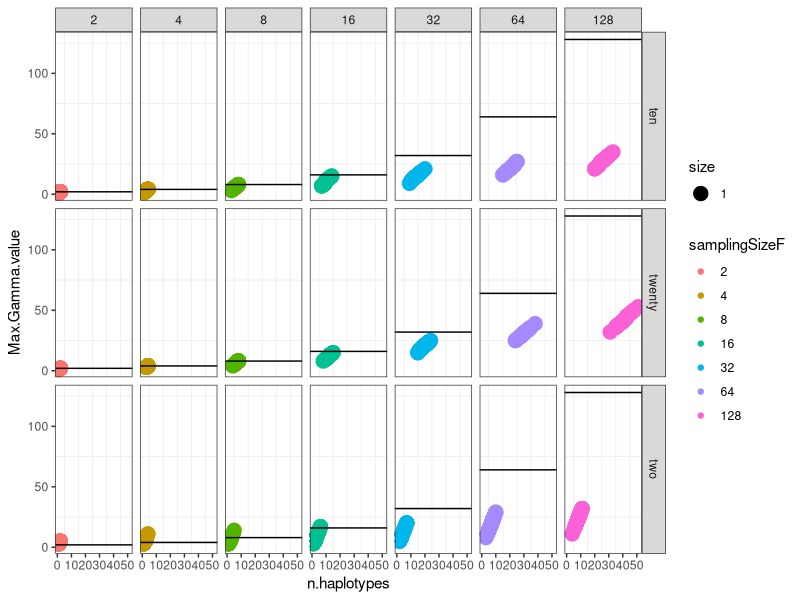
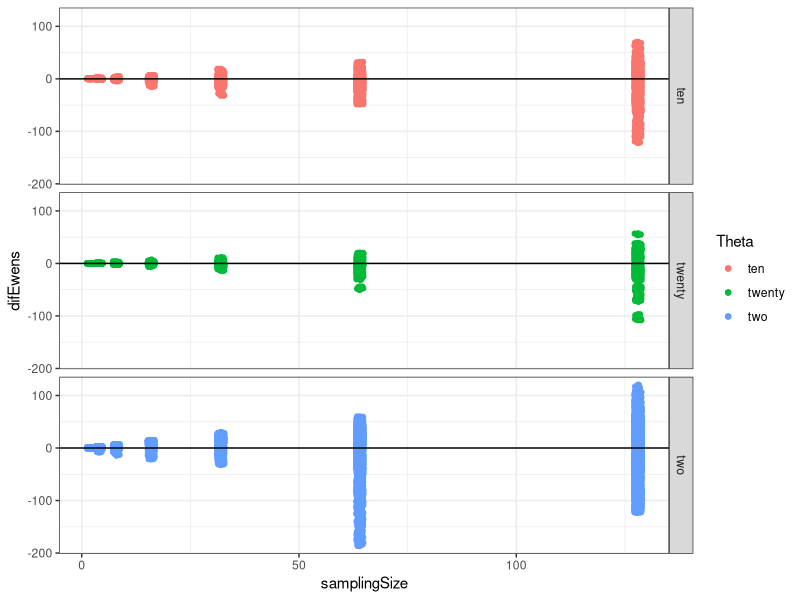

These charts were generated, in order, by the following R code: (Note: this script raises an error after producing the figures.)
## ---- chunk 1
setwd("~/GitHub/QuBar")

#install.packages("ggplot2")
library(ggplot2)

# now we have the dataframe "gammaData_13jul" with all the updated gamma values 
fullgammaData<-read.csv("gammaData_13Jul.csv",header=T) 
#JOHN: this one is the updated file after your new twist on gamma, I deleted the other one

# taking out data with growth
gammaData<-subset(fullgammaData,fullgammaData$Growth=="no")
droplevels(gammaData)->gammaData

# making factors for the ggplot2 plots
factor(gammaData$samplingSize,levels=c(2,4,8,16,32,64,128))->gammaData$samplingSizeF

# subsetting small sampling sizes to see better what happen there
#minigamma<-gammaData[gammaData$samplingSize<33,]

# plotting with ggplot, need to fix legends
#http://www.cookbook-r.com/Graphs/Legends_(ggplot2)/
# Fig X2a
#ggplot(gammaData, aes(x = samplingSize,y=Max.Gamma.value,fill=Theta,color=Theta)) + theme_bw()+geom_point()+geom_abline()+xlab("simulated sampling size") + ylab("predicted sampling size") 

# Fig X2b
# thinking how to plot the subset of samples sizes where gamma works a little bit better....
#ggplot(minigamma, aes(x = samplingSizeF,y=Max.Gamma.value,fill=Theta,color=Theta)) + theme_bw()+ geom_boxplot(aes(fill=Theta)) + ylim(0,20) + xlab("simulated sampling size") + ylab("predicted sampling size")

#JOHN, trying something different below
fig3<-ggplot(gammaData, aes(x = n.haplotypes,y=Max.Gamma.value,color=samplingSizeF,size=1)) + theme_bw()+geom_point()+facet_grid(Theta~samplingSizeF) 
fig3 + geom_hline(aes(yintercept = 2), subset(gammaData,samplingSize==2))+ geom_hline(aes(yintercept = 4), subset(gammaData,samplingSize==4))+ geom_hline(aes(yintercept = 8), subset(gammaData,samplingSize==8))+ geom_hline(aes(yintercept = 16), subset(gammaData,samplingSize==16))+ geom_hline(aes(yintercept = 32), subset(gammaData,samplingSize==32))+ geom_hline(aes(yintercept = 64), subset(gammaData,samplingSize==64))+ geom_hline(aes(yintercept = 128), subset(gammaData,samplingSize==128))+theme(panel.grid.major = element_blank())

# to put different ablines in different facets we need to make a dataset, and this would be efficient but the order is all messed up so I had to figure out a not so efficient but working way ;)
#hline.data <- data.frame(z = c(2,4,8,16,32,64,128),samplingSizeF = c(2,4,8,16,32,64,128))
#fig3 + geom_hline(aes(yintercept = z), hline.data)
                                                                                                                                                                                  
## ---- chunk 2
library(ggplot2)

# -----observed data------
# load data of number of haplotypes
data <- read.csv("numberHaplotypes.csv",header=T)

# taking out data with growth
minidata <- subset(data,data$Growth == "no")
minidata[,-1] -> minidata
droplevels(minidata) -> minidata
row.names(minidata) <- NULL # cleaning row.names
#View(minidata)

# creating and id to merge later
myObMatrix <- as.matrix(minidata[,c("Theta","n.haplotypes")])
minidata$id <- apply(myObMatrix, 1, paste, collapse=" ")

# -----predicted data------
# load data of Ewens sampling theory
theory <- read.csv("dataSamplingTheory_21Ago2015.csv",header=T)

# round the expected number of haplotypes
round(theory$exp.haplotypes,0) -> theory$exp.round.hap

# create id to merge
myPredMatrix <- as.matrix(theory[,c("theta.df","exp.round.hap")])
theory$id <- apply(myPredMatrix, 1, paste, collapse=" ")
#View(theory)

#---- merge predicted with observed data-----
newdata <- merge(theory,minidata,by="id",all.y=T)
newdata[is.na(newdata$n.df),] # check NA's
newdata[complete.cases(newdata),]->newdata1

# calculate difference between Ewens n and the simulated n
newdata1$samplingSize-newdata1$n.df -> newdata1$difEwens

# check weird stuff
View(subset(newdata1,newdata1$Theta=='two'))

ggplot(newdata1, aes(x=samplingSize, y=difEwens,color=Theta)) + theme_bw()+geom_point()+geom_point(position = "jitter")+geom_hline(yintercept=0)+facet_grid(Theta~.) 

# ----ploting n vs haplotypes----

# to plot Ewens data
ewens <- ggplot(newdata1, aes(x=n.df, y=exp.round.hap,color=Theta)) + theme_bw()+geom_point()+geom_point(position = "jitter")+facet_grid(Theta~.) 

# to plot our data
sims <- ggplot(newdata1, aes(x=samplingSize, y=n.haplotypes,color=Theta)) + theme_bw()+geom_point()+geom_point(position = "jitter")+facet_grid(Theta~.)

# plot both together (I need to run the function from file first)
multiplot(ewens,sims)
## ---- chunk 3
library(ggplot2)
library(plyr)

# we have two types of data:
# "WakeleyData"" has the result of Wakeley formula with all the possible vlues and distributions
# "segsites" has the observed number of seg.sites in the simulations
wakdata<-read.csv("WakeleyData.csv",header=T)
segsites<-read.csv("numberSegSites.csv",header=T)

# making factors for the ggplot2 plots
factor(wakdata$segSites)->wakdata$segsites.f
factor(segsites$samplingSize)->segsites$samplingSize.f

# segsites
# subsetting data with growth
segsites1 <- subset(segsites,segsites$Growth=="no")
droplevels(segsites1) -> segsites1

# here we can check the min and max segregating sites for each combination in our simulation data
tapply(segsites1$n.seg.sites,list(segsites1$Theta,segsites1$samplingSize),min)
tapply(segsites1$n.seg.sites,list(segsites1$Theta,segsites1$samplingSize),max)

# to check the distribution of seg sites in each combination
ggplot(segsites1, aes(n.seg.sites)) + theme_bw()+geom_histogram()+facet_wrap(Theta~samplingSize.f) +theme(panel.grid.major = element_blank())


# subsetting by theta
two<-subset(wakdata,wakdata$Theta=="two")
ten<-subset(wakdata,wakdata$Theta=="ten")
twenty<-subset(wakdata,wakdata$Theta=="twenty")

# here, I'm checking wich is the range of segregating sites (min and max) within each category, and then plotting the subset of Wakeley's curves that match that range
two2<-subset(two,two$segSites<4)
ten2<-subset(ten,ten$segSites<21)

# plotting with ggplot, need to fix legends
#http://www.cookbook-r.com/Graphs/Legends_(ggplot2)/
# Fig X2a
ggplot(ten2, aes(x = n,y=prob,fill=segsites.f,color=segsites.f)) + geom_point()+stat_smooth(method="loess")

ggplot(two2, aes(x = n,y=prob,fill=segsites.f,color=segsites.f)) + geom_point()+stat_smooth(method="loess")


# another option may be to show the histogram of segregating sites for the simulations

segsites<-subset(seg.sites,seg.sites$samplingSize<170 & segsitesfull$Growth=="no")
segsites$samplingSizeF<-as.factor(segsites$samplingSize)

# first we need to subset by theta
two<-subset(segsites,segsites$Theta=="two")
ten<-subset(segsites,segsites$Theta=="ten")
twenty<-subset(segsites,segsites$Theta=="twenty")

# to plot multiples histogram with lattice
with(two,histogram(~n.seg.sites|samplingSizeF,layout=c(1,7)))
with(ten,histogram(~n.seg.sites|samplingSizeF,layout=c(1,7)))
with(twenty,histogram(~n.seg.sites|samplingSizeF,layout=c(1,7)))
with(segsites,histogram(~n.seg.sites|Theta*samplingSize.f))
